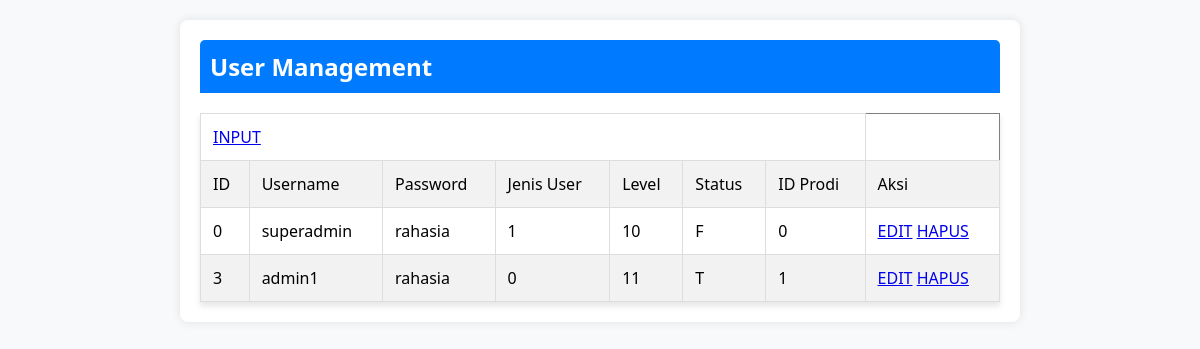
/ua/curd_user.php (signed in), run on the app's committed database.
### tables this page shows
CREATE TABLE `user` (
  `iduser` int(11) NOT NULL,
  `username` varchar(50) NOT NULL,
  `password` varchar(50) NOT NULL,
  `jenisuser` enum('0','1') NOT NULL,
  `level` enum('00','10','11') NOT NULL,
  `status` enum('F','T') NOT NULL,
  `idprodi` int(11) NOT NULL
);

### ua/curd_user.php (the view, shortened to what this page needs)
<!DOCTYPE html>
<html lang="en">
<head>
</head>
<body>
    <div class="container">
        <?php
        $a = isset($_GET["a"]) ? $_GET["a"] : '';
        switch ($a) {
            default:
                read_data();
                break;
        }
        $hub = null;
        function read_data()
        {
            global $hub;
            $query = "SELECT * FROM user";
            $stmt = $hub->query($query);
            ?>
            <h2>User Management</h2>
            <table border=1 cellpadding=2>
                <tr>
                    <td colspan="7">
                        <a href="curd_user.php?a=input">INPUT</a>
                    </td>
                </tr>
                <tr>
                    <td>ID</td>
                    <td>Username</td>
                    <td>Password</td>
                    <td>Jenis User</td>
                    <td>Level</td>
                    <td>Status</td>
                    <td>ID Prodi</td>
                    <td>Aksi</td>
                </tr>
                <?php
                while ($row = $stmt->fetch(PDO::FETCH_ASSOC)) {
                    ?>
                    <tr>
                        <td><?php echo $row['iduser']; ?></td>
                        <td><?php echo $row['username']; ?></td>
                        <td><?php echo $row['password']; ?></td>
                        <td><?php echo $row['jenisuser']; ?></td>
                        <td><?php echo $row['level']; ?></td>
                        <td><?php echo $row['status']; ?></td>
                        <td><?php echo $row['idprodi']; ?></td>
                        <td>
                            <a href="curd_user.php?a=edit&id=<?php echo $row['iduser']; ?>">EDIT</a>
                            <a href="curd_user.php?a=hapus&id=<?php echo $row['iduser']; ?>">HAPUS</a>
                        </td>
                    </tr>
                <?php
            }
            ?>
            </table>
        <?php
    }
        ?>
    </div>
</body>
</html>

### ua/curd_user.php (style rules this page uses)
body { font-family: 'Segoe UI', Tahoma, Geneva, Verdana, sans-serif; background-color: #f8f9fa; margin: 0; padding: 0; }
.container { max-width: 800px; margin: 20px auto; padding: 20px; background-color: #ffffff; border-radius: 8px; box-shadow: 0 0 10px rgba(0, 0, 0, 0.1); }
h2 { background-color: #007bff; color: #fff; padding: 10px; border-radius: 5px 5px 0 0; margin-top: 0; }
table { width: 100%; border-collapse: collapse; box-shadow: 0 4px 6px rgba(0, 0, 0, 0.1); overflow: hidden; }
th, td { border: 1px solid #ddd; padding: 12px; text-align: left; transition: background-color 0.3s ease; }
tr:nth-child(even) { background-color: #f2f2f2; }

### data on the page
user: iduser "0", username "superadmin", password "rahasia", jenisuser "1", level "10", status "F", idprodi "0"
user: iduser "3", username "admin1", password "rahasia", jenisuser "0", level "11", status "T", idprodi "1"
